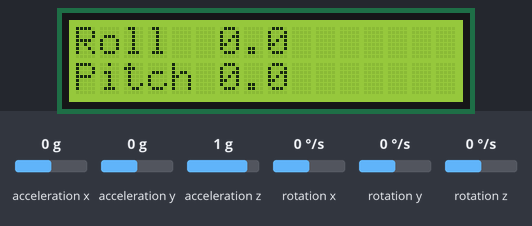
Bench run of a sketch on a simulated Arduino Uno, built with avr-gcc and run on an emulated ATmega328P. On the bench: 16×2 character LCD. The test bench sets the inputs (shaded band); at power-on: acceleration x 0 g, acceleration y 0 g, acceleration z 1 g, rotation x 0 °/s, rotation y 0 °/s, rotation z 0 °/s. What the sketch prints to the serial monitor is not drawn.

Above: at 1.2 s.
1.3 s: acceleration x set to 0.8 g
At 2.2 s:
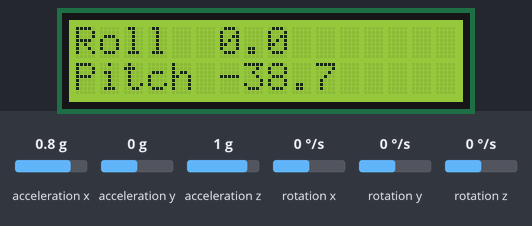
4.3 s: acceleration y set to -1.4 g
At 5.2 s:
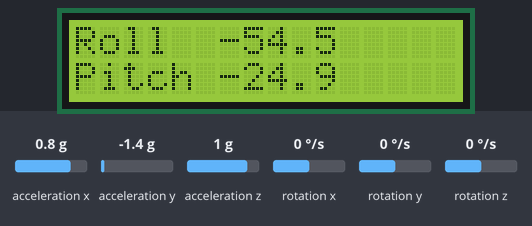
5.9 s: acceleration z set to -1.4 g
At 7.3 s:
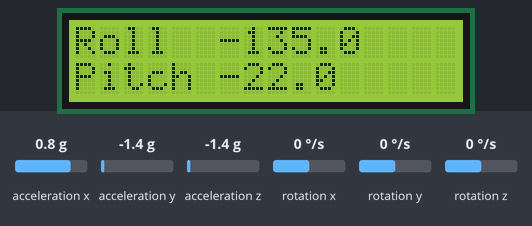
7.6 s: acceleration x set to 0 g
At 8.6 s:
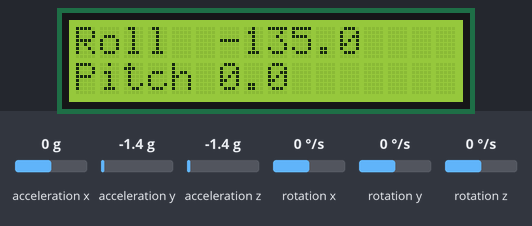
10.6 s: acceleration x set to 1.4 g
At 11.1 s:
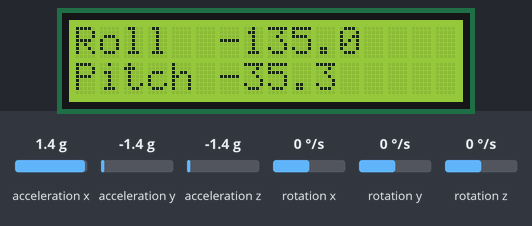
13.6 s: acceleration y set to 0 g
At 14.6 s:
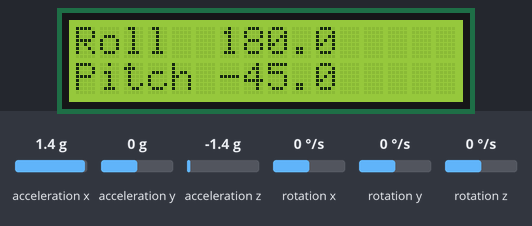
Timing chart, 0 to 16.2 s (numbered marks = the images above; inputs shaded):
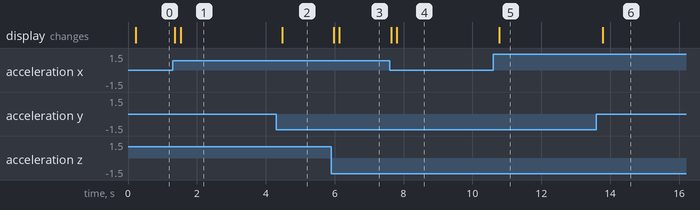

Measured:
- after the input at 1.3 s, the display: first changes after 0.06 s (image 1 shows a later state)
- after the input at 4.3 s, the display: changes after 0.18 s (image 2)
- after the input at 5.9 s, the display: first changes after 0.07 s (image 3 shows a later state)
- after the input at 7.6 s, the display: first changes at once (image 4 shows a later state)
- after the input at 10.6 s, the display: changes after 0.18 s (image 5)
- after the input at 13.6 s, the display: changes after 0.18 s (image 6)

The sketch:

d2-digital-level.ino
```cpp
#include <Wire.h>
#include <MPU6050.h>
#include <LiquidCrystal_I2C.h>

// @pin SDA=A4
// @pin SCL=A5
// @baud 9600

MPU6050 imu;
LiquidCrystal_I2C lcd(0x27, 16, 2);
// 화면에 띄우기 전 평균 낼 표본 수입니다. 늘리면 값이 안정되지만 느려집니다.
// @tunable averageCount
int averageCount = 20;

void setup() {
  Serial.begin(9600);
  Wire.begin();
  imu.initialize();
  lcd.init();
  lcd.backlight();
  Serial.println("time_ms,roll_deg,pitch_deg");
}

void loop() {
  long sx = 0, sy = 0, sz = 0;
  for (int i = 0; i < averageCount; i++) {
    int16_t ax, ay, az;
    imu.getAcceleration(&ax, &ay, &az);
    sx += ax;
    sy += ay;
    sz += az;
    delay(5);
  }
  float x = (float)sx / averageCount, y = (float)sy / averageCount, z = (float)sz / averageCount;
  // 중력이 어느 쪽으로 기울었는지로 각도를 냅니다. 움직이는 동안에는
  // 가속도가 섞여 들어와 이 계산이 성립하지 않습니다.
  float roll = atan2(y, z) * 180.0 / PI;
  float pitch = atan2(-x, sqrt(y * y + z * z)) * 180.0 / PI;

  lcd.clear();
  lcd.setCursor(0, 0);
  lcd.print("Roll  ");
  lcd.print(roll, 1);
  lcd.setCursor(0, 1);
  lcd.print("Pitch ");
  lcd.print(pitch, 1);

  Serial.print(millis());
  Serial.print(',');
  Serial.print(roll, 2);
  Serial.print(',');
  Serial.println(pitch, 2);
}
```
